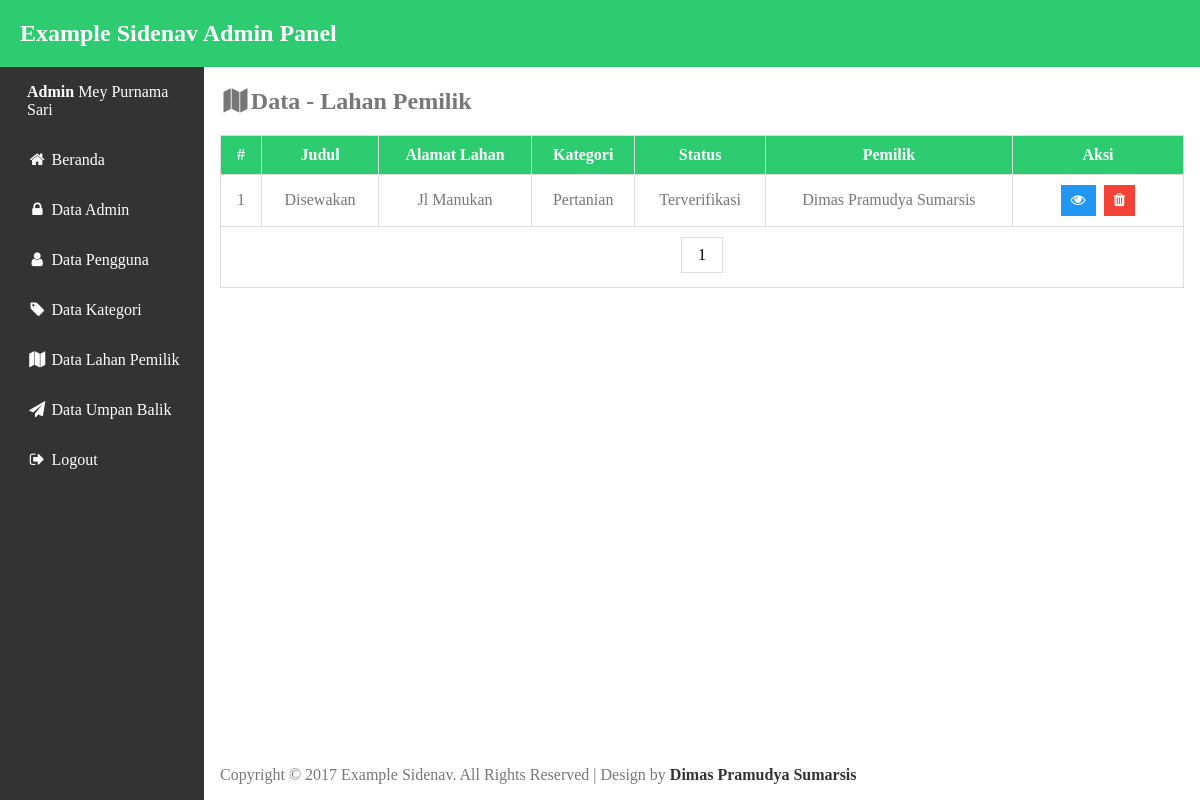
The app's page /adm/fieldData.php (signed in), older data.
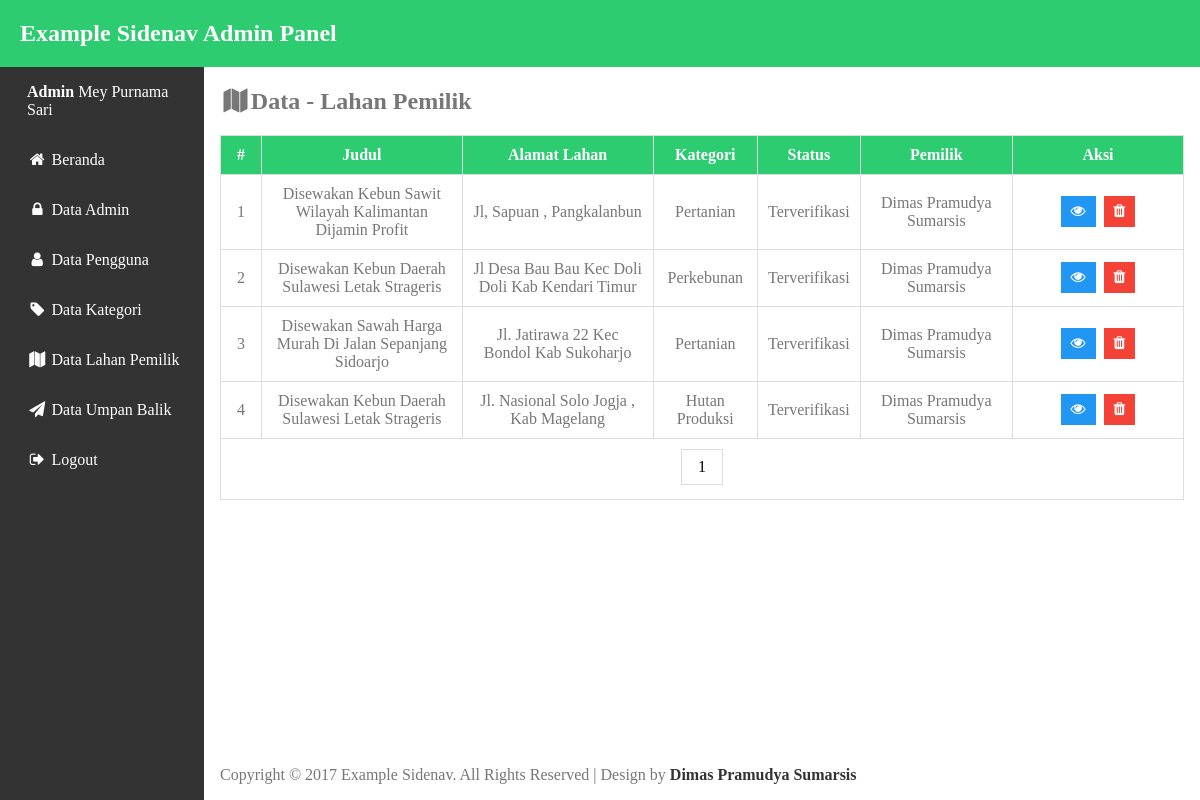
The same page, newer data.
### tables this page shows
CREATE TABLE `tb_lahan` (
  `id_lahan` int(11) NOT NULL,
  `id_user` int(11) NOT NULL,
  `id_kategori` int(11) NOT NULL,
  `judul` varchar(100) NOT NULL,
  `alamat_lahan` varchar(100) NOT NULL,
  `luas` varchar(7) NOT NULL,
  `sertifikasi` varchar(60) NOT NULL,
  `deskripsi` text NOT NULL,
  `harga` int(11) NOT NULL,
  `kurun_sewa` varchar(10) NOT NULL,
  `status` varchar(20) NOT NULL,
  `fasilitas_irigasi` varchar(60) NOT NULL,
  `fasilitas_tanah` varchar(60) NOT NULL,
  `fasilitas_jalan` varchar(60) NOT NULL,
  `fasilitas_pemandangan` varchar(60) NOT NULL,
  `foto_lahan` varchar(255) NOT NULL,
  `fieldCreate_at` varchar(100) DEFAULT NULL,
  `fieldUpdate_at` varchar(100) DEFAULT NULL
);

CREATE TABLE `tb_kategori` (
  `id_kategori` int(11) NOT NULL,
  `kategori` varchar(20) NOT NULL,
  `create_at` varchar(100) DEFAULT NULL,
  `update_at` varchar(100) DEFAULT NULL
);

CREATE TABLE `tb_user` (
  `id_user` int(8) NOT NULL,
  `nama_depan` varchar(15) NOT NULL,
  `nama_belakang` varchar(60) NOT NULL,
  `email` varchar(60) NOT NULL,
  `password` varchar(255) NOT NULL,
  `alamat` varchar(100) NOT NULL,
  `telepon` varchar(13) NOT NULL,
  `profesi` varchar(20) NOT NULL,
  `foto` varchar(200) NOT NULL,
  `create_at` varchar(100) DEFAULT NULL,
  `update_at` varchar(100) DEFAULT NULL
);

### adm/fieldData.php (the view, shortened to what this page needs)
<?php
    require_once "db.php";
    $limit = 5;
    $sql = "SELECT * FROM tb_lahan INNER JOIN tb_user ON tb_lahan.id_user=tb_user.id_user INNER JOIN tb_kategori ON tb_lahan.id_kategori=tb_kategori.id_kategori ORDER BY status ASC";
    $query = $db->prepare($sql);
    $query->execute();
    $total_result = $query->rowCount();
    $total_pages = ceil($total_result/$limit);
    if(!isset($_GET['page']))
    {
      $page = 1;
    }
    else
    {
      $page = $_GET['page'];
    }
    $starting_limit = ($page-1)*$limit;
    $show = "SELECT * FROM tb_lahan INNER JOIN tb_user ON tb_lahan.id_user=tb_user.id_user INNER JOIN tb_kategori ON tb_lahan.id_kategori=tb_kategori.id_kategori ORDER BY status ASC LIMIT $starting_limit , $limit";
    $showquery = $db->prepare($show);
    $showquery->execute();
    $data = $showquery->fetchAll();
 ?>
<!DOCTYPE html>
<html>
<head>
<link rel="stylesheet" type="text/css" href="css/style.css">
<link rel="stylesheet" href="css/font-awesome.min.css">
</head>
<body>
<?php include "template/header.php"; ?>
<div class="wrapper">
  <div class="content">
    <h2><i class="fa fa-map fa-fw" aria-hidden="true"></i>Data - Lahan Pemilik</h2>
    <div style="overflow-x:auto;">
      <table id="myTable">
        <tr>
          <th class="no-column">#</th>
          <th>Judul</th>
          <th>Alamat Lahan</th>
          <th>Kategori</th>
          <th>Status</th>
          <th>Pemilik</th>
          <th class="action-column">Aksi</th>
        </tr>
        <?php
        $no=1;
        foreach ($data as $value) { ?>
        <tr>
            <td><?php echo $no++ ?></td>
            <td><?php echo $value['judul'];?></td>
            <td><?php echo $value['alamat_lahan'];?></td>
            <td><?php echo $value['kategori'];?></td>
            <td><?php echo $value['status'];?></td>
            <td><?php echo $value['nama_depan'] . '&nbsp;' . $value['nama_belakang'];?></td>
            <td>
            <a href="fieldView.php?id_lahan=<?php echo $value['id_lahan']; ?>" class="btn act info"><i class="fa fa-eye"></i></a>
            <a href="fieldProses.php?id_lahan=<?php echo $value['id_lahan']; ?>" class="btn act danger"><i class="fa fa-trash"></i></a>
          </td>
        </tr>
        <?php } ?>
        <tr>
          <td colspan="8">
            <div class="pagination">
              <?php for($page=1; $page <= $total_pages ; $page++):?>
                  <a href="<?php echo "?page=$page" ?>"><?php echo $page; ?></a>
              <?php endfor; ?>
            </div>
          </td>
        </tr>
      </table>
    </div>
<?php include "template/footer.php"; ?>
</div>
</body>
</html>

Row changes from the older to the newer data that the page shows:
removed tb_lahan: judul "Disewakan", alamat_lahan "Jl Manukan", id_kategori.kategori "Pertanian", status "Terverifikasi", id_user.nama_depan "Dimas", id_user.nama_belakang "Pramudya Sumarsis"
added tb_lahan: judul "Disewakan Kebun Sawit Wilayah Kalimantan Dijamin Profit", alamat_lahan "Jl, Sapuan , Pangkalanbun", id_kategori.kategori "Pertanian", status "Terverifikasi", id_user.nama_depan "Dimas", id_user.nama_belakang "Pramudya Sumarsis"
added tb_lahan: judul "Disewakan Kebun Daerah Sulawesi Letak Strageris", alamat_lahan "Jl Desa Bau Bau Kec Doli Doli Kab Kendari Timur", id_kategori.kategori "Perkebunan", status "Terverifikasi", id_user.nama_depan "Dimas", id_user.nama_belakang "Pramudya Sumarsis"
added tb_lahan: judul "Disewakan Sawah Harga Murah Di Jalan Sepanjang Sidoarjo", alamat_lahan "Jl. Jatirawa 22 Kec Bondol Kab Sukoharjo", id_kategori.kategori "Pertanian", status "Terverifikasi", id_user.nama_depan "Dimas", id_user.nama_belakang "Pramudya Sumarsis"
added tb_lahan: judul "Disewakan Kebun Daerah Sulawesi Letak Strageris", alamat_lahan "Jl. Nasional Solo Jogja , Kab Magelang", id_kategori.kategori "Hutan Produksi", status "Terverifikasi", id_user.nama_depan "Dimas", id_user.nama_belakang "Pramudya Sumarsis"
